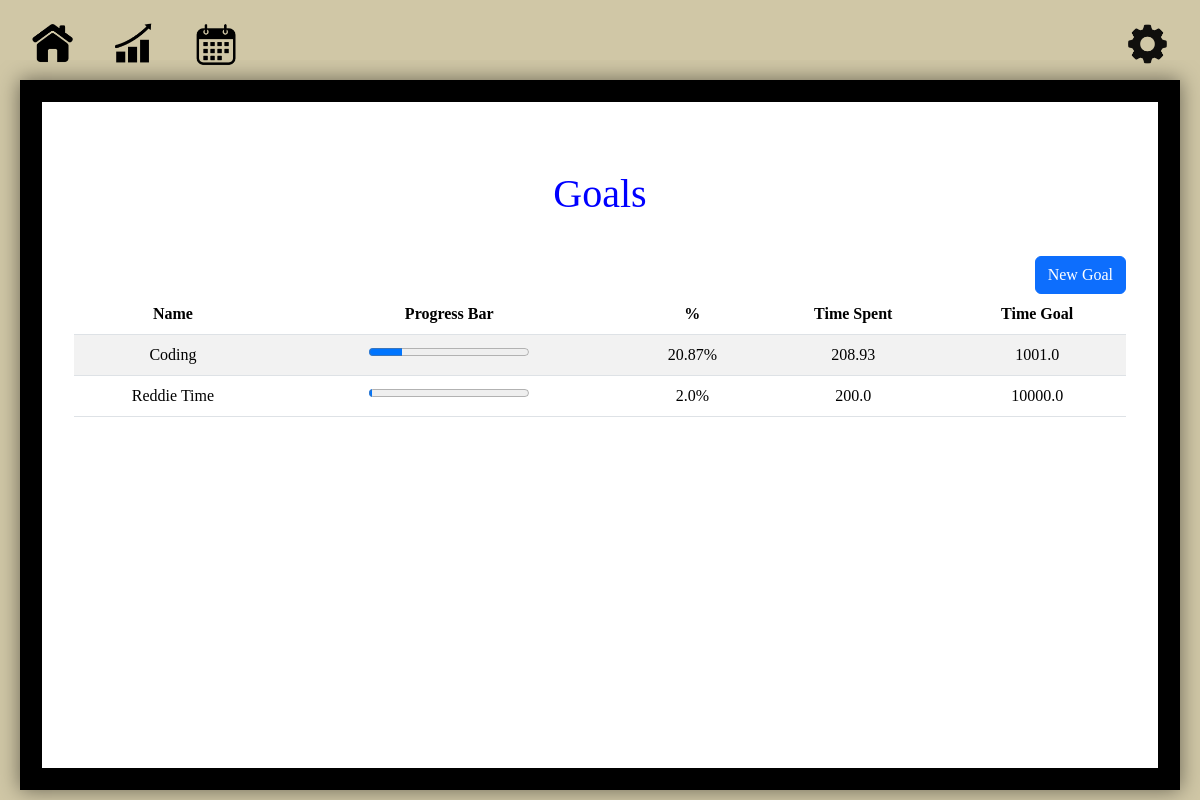
The page /goals (signed in) on the database its author committed.
### tables this page shows
CREATE TABLE goals (
goal_id INTEGER PRIMARY KEY AUTOINCREMENT NOT NULL,
name TEXT NOT NULL,
user_id INTEGER,
time_goal INTEGER NOT NULL,
time_spent INTEGER,
description TEXT,
FOREIGN KEY (user_id) REFERENCES users(id)
);

### app.py (the view)
@app.route("/goals", methods = ["GET"])
@login_required
def goals():
    if request.method == "GET":
        goalsForTable = db.execute("SELECT * FROM goals WHERE user_id = ?",  session["user_id"])
        return render_template('goals.html', goalsForTable = goalsForTable)

### app.py (called while the page is built)
@app.after_request
def after_request(response):
    response.headers["Cache-Control"] = "no-cache, no-store, must-revalidate"
    response.headers["Expires"] = 0
    response.headers["Pragma"] = "no-cache"
    return response

def login_required(f):
    @wraps(f)
    def decorated_function(*args, **kwargs):
        if session.get("user_id") is None:
            return redirect("/login")
        return f(*args, **kwargs)
    return decorated_function

### templates/goals.html (shortened to what this page needs)
{% extends "layout.html" %}
{% block main %}
    <div class="mb-3">
    <h1 class="handwriting-effect" id="title">Goals</h1>
    </div>
    <a href= "/newgoal"><button class="btn btn-primary float-end" type="submit">New Goal</button></a>
    <div class="mb-3">
        <table class="table table-striped">
            <thead>
            <tr>
                <th>Name</th>
                <th>Progress Bar</th>
                <th>%</th>
                <th>Time Spent</th>
                <th>Time Goal</th>
            </tr>
            </thead>
            <tbody>
                {% for goalForTable in goalsForTable %}
                    <tr class="goal-row" data-goal-id="{{goalForTable.goal_id}}">
                        <td>{{ goalForTable.name }}</td>
                        <td><progress id="progressBar" value="{{ ((goalForTable.time_spent / goalForTable.time_goal) * 100) | round(2) }}" max="100"></progress></td>
                        <td>{{ ((goalForTable.time_spent / goalForTable.time_goal) * 100) | round(2) }}%</td>
                        <td>{{ (goalForTable.time_spent / 3600) | round(2)}}</td>
                        <td>{{ (goalForTable.time_goal / 3600) | round(0)}}</td>
                    </tr>
                {% endfor %}
            </tbody>
        </table>
    </div>
{% endblock %}

### templates/layout.html (shortened to what this page needs)
<!DOCTYPE html>
<html lang="en">
    <head>
        <link href="https://cdn.jsdelivr.net/npm/bootstrap@5.3.3/dist/css/bootstrap.min.css" rel="stylesheet">
        <link href="/static/styles.css" rel="stylesheet">
    </head>
    <body>
        <nav class="navbar navbar-expand-md">
            <div class="container-fluid">
                <div class="collapse navbar-collapse" id="navbar">
                    {% if session["user_id"] %}
                        <ul class="navbar-nav me-auto mt-2">
                            <li class="nav-item">
                                <a class="nav-link" href="/">
                                    <img src="{{ url_for('static', filename='home.png') }}" alt="Home" style="height: 40px;"/>
                                </a>
                            </li>
                            <li class="nav-item">
                                <a class="nav-link" href="/goals">
                                    <img src="{{ url_for('static', filename='progressbar.png') }}" alt="Target" style="height: 40px;"/>
                                </a>
                            </li>
                            <li class="nav-item">
                                <a class="nav-link" href="/month">
                                    <img src="{{ url_for('static', filename='Calendar.png') }}" alt="Progress Bar" style="height: 43px;"/>
                                </a>
                            </li>
                        </ul>
                        <ul class="navbar-nav ms-auto mt-2">
                            <li class="nav-item">
                                <a class="nav-link" href="/settings">
                                    <img src="{{ url_for('static', filename='settings.png') }}" alt="Gear" style="height: 40px;"/>
                                </a>
                            </li>
                        </ul>
                    {% else %}
                        <ul class="navbar-nav ms-auto mt-2">
                            <li class="nav-item"><a class="nav-link" href="/register">Register</a></li>
                            <li class="nav-item"><a class="nav-link" href="/login">Log In</a></li>
                        </ul>
                    {% endif %}
                </div>
            </div>
        </nav>
        <div class="whiteboard-wrapper">
            <main class="container py-5 text-center">
                {% block main %}{% endblock %}
            </main>
        </div>
    </body>
</html>

### static/styles.css (style rules this page uses)
body { font-family: "Comic Sans MS", "Comic Sans" !important; margin: 0; padding: 0; background-color: #d0c7a6 !important; height: 100vh; }
nav { display: flex; align-items: center; height: 60px; background-color: #d0c7a6 !important; border: none; padding: 0 10px; }
.navbar-nav .nav-link { padding: 10px 15px; margin-top: 20px; }
.whiteboard-wrapper { height: calc(100vh - 90px); margin: 20px; padding: 20px; border: 22px solid black; background-color: white; box-shadow: 0 0 20px rgba(0, 0, 0, 0.5); overflow-y: auto; }
.handwriting-effect { white-space: nowrap; overflow: hidden; display: inline-block; width: 0; animation: handwriting 5s steps(40, end) forwards; text-align: center; line-height: 1.2; padding-bottom: 5px; margin-bottom: 10px; }

### rows shown on the page
goals: name "Coding", time_spent+time_goal "20.87", (goalForTable.time_spent/3600)|round(2) "208.93", (goalForTable.time_goal/3600)|round(0) "1001.0"
goals: name "Reddie Time", time_spent+time_goal "2.0", (goalForTable.time_spent/3600)|round(2) "200.0", (goalForTable.time_goal/3600)|round(0) "10000.0"
